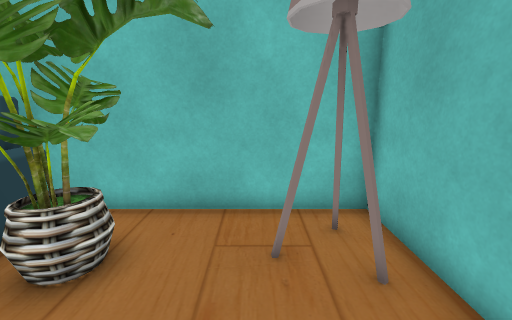
[1] (above)

14 first-person views from a walk through a scene from a Unity 3-D project. The camera is 1.4 m above the floor, tilts 12° down and sees 90° across. The floor is counted in squares, 0.5 m on a side. Each view is taken from the middle of a square. On the plan, view 1 faces up. The plan holds only what a view shows up to about 19 squares ahead; the rest is blank. Some surface patterns are stand-ins.

[2]
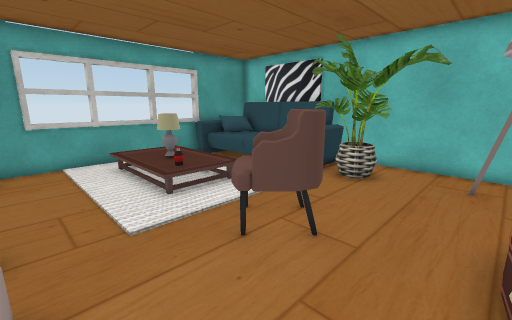

[3]
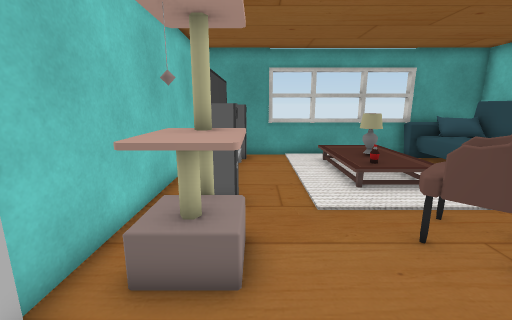

[4]
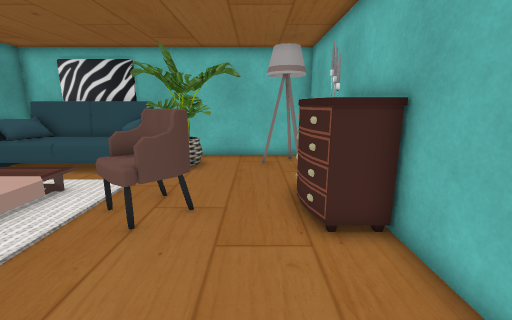

[5]
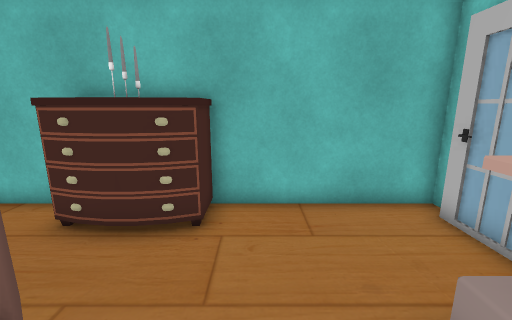

[6]
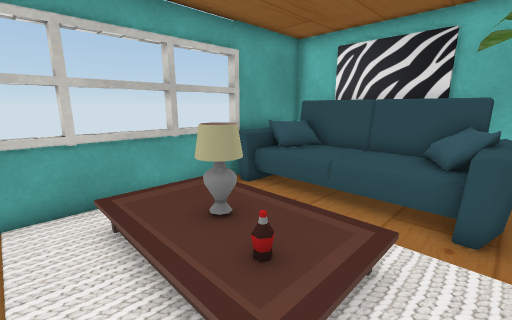

[7]
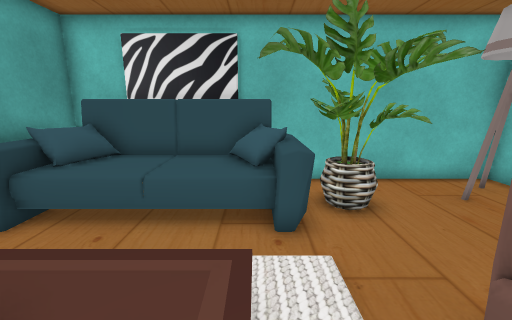

[8]
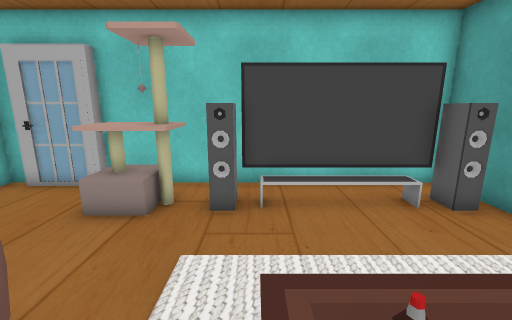

[9]
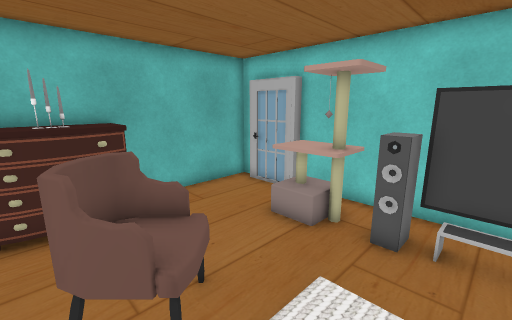

[10]
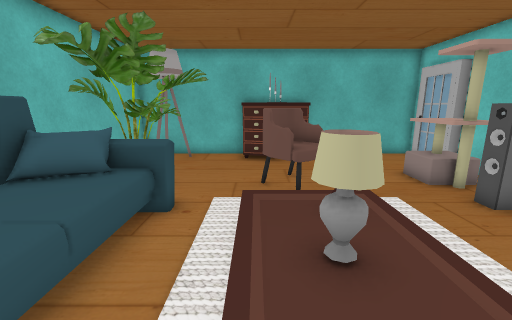

[11]
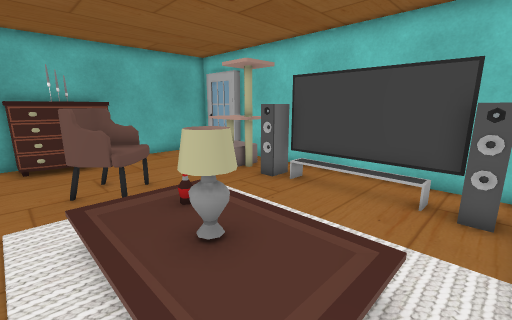

[12]
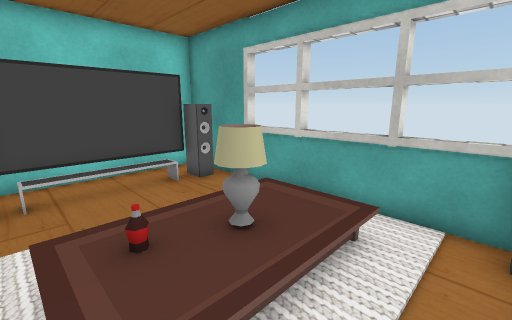

[13]
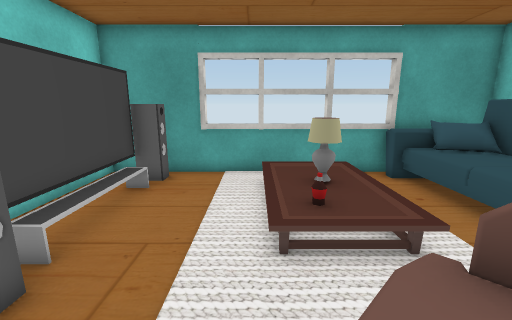

[14]
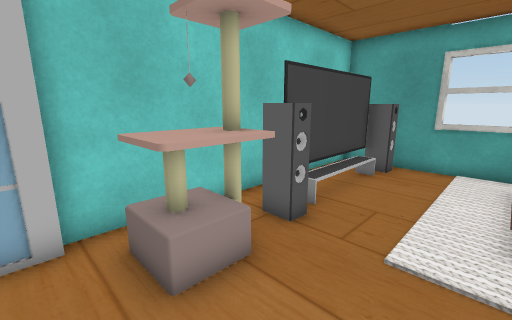

### Floor plan
Points are (right, up) in squares from view 1. A wall is a line through its corners. A room is listed if a view was taken in it or the views show most of it. See-through windows are left out.
Room 1 (views 1, 2, 3, 4, 5, 6, 7, 8, 9, 10, 11, 12, 13, 14)
walls: (-5.4, -6.5) (-4.8, -6.5); (-5.2, -6.7) (-4.8, -6.4) (-4.8, -7.5); (3.1, 0.4) (3.1, 6.6) (-12.7, 6.6) (-12.7, -8); (-6, -9.2) (-0.5, -9.2); (-11.8, -6.7) (-11.4, -6.5); (-12.1, -6.5) (-11.4, -6.5); (-0.5, -8.8) (2.2, -8.8); (-11.4, -7.5) (-5.4, -7.5); (3.1, -9.2) (3.1, -2.4)
objects: sofa (-12, 2) to (-5, 6); lamp (-9, -2) to (-8, -1); plant (-5, 3) to (-5, 4); other object (-4, -8) to (-1, -6); chair (-4, -3) to (-2, 0); dresser (1, -3) to (3, 1); lamp (1, 4) to (2, 5); candle (2, -1)

Where each view was taken, in squares from view 1:
view 1: 0 up, 0 right, facing up
view 2: 6 down, 1 right, facing up-left
view 3: 6 down, 2 right, facing left
view 4: 8 down, 0 right, facing up
view 5: 4 down, 4 left, facing right
view 6: 4 down, 5 left, facing up-left
view 7: 3 down, 6 left, facing up
view 8: 0 up, 6 left, facing down
view 9: 0 up, 7 left, facing down-right
view 10: 0 up, 12 left, facing right
view 11: 1 up, 12 left, facing down-right
view 12: 2 up, 6 left, facing down-left
view 13: 3 down, 2 left, facing left
view 14: 3 down, 0 right, facing down-left
